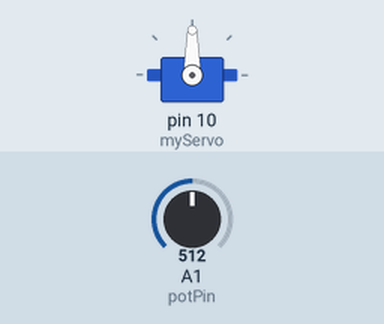
Simulated run of this sketch. Board: Arduino Uno, built with avr-gcc and run on an emulated ATmega328P. Parts: servo. The test bench sets the inputs (shaded band); at power-on: A1 (potPin) = 512.

Above: at 1.2 s.
1.3 s: A1 (potPin) set to 716
At 2.0 s:
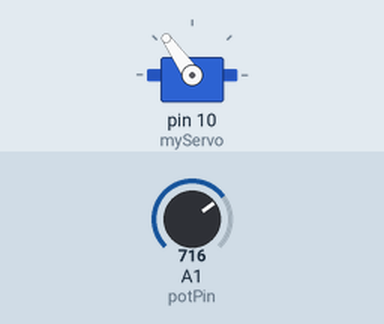
2.8 s: A1 (potPin) set to 900
At 4.0 s:
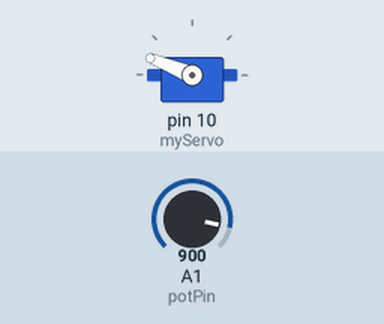
4.3 s: A1 (potPin) set to 1023
At 5.5 s:
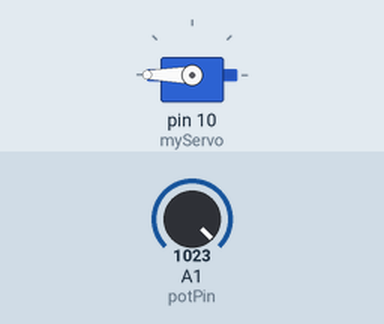
5.8 s: A1 (potPin) set to 306
At 6.4 s:
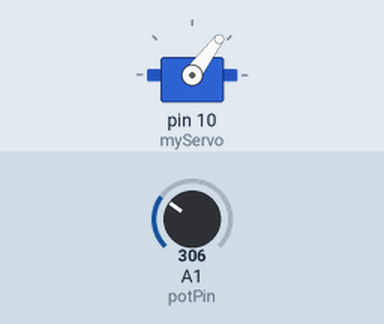
7.3 s: A1 (potPin) set to 122
At 7.8 s:
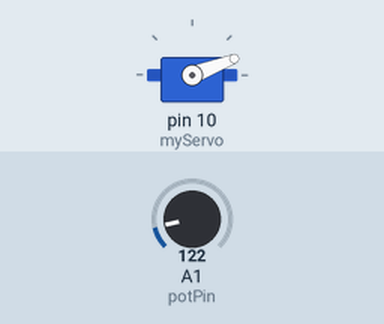
Timing chart, 0 to 9.8 s (numbered marks = the images above; inputs shaded):
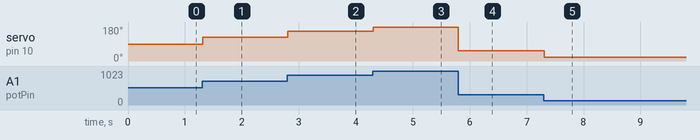

The sketch:

Servo_Test.ino
```cpp
#include <Servo.h>  // Include the Servo library to control the servo motor

// Create a servo object to control a servo
Servo myServo;

// Constant for the potentiometer pin
const int potPin = A1;  // Potentiometer connected to analog pin A1

// Variable to store the potentiometer value
int potValue = 0;

// Variable to store the servo position
int servoPos = 0;

void setup() {
  // Attach the servo on digital pin D10 to the servo object
  myServo.attach(10);

  // Initialize the potentiometer pin as an input
  pinMode(potPin, INPUT);
}

void loop() {
  // Read the value from the potentiometer
  potValue = analogRead(potPin);
  // Map the potentiometer value from (0-1023) to (0-180) degrees for the servo
  servoPos = map(potValue, 0, 1023, 0, 180);

  // Set the servo position based on the mapped value
  myServo.write(servoPos);

  // A short delay to allow the servo to physically move to the position
  delay(15);
}
```

Measured:
- after the input at 1.3 s, servo on pin 10 (myServo): 90° → 125° at once
- after the input at 2.8 s, servo on pin 10 (myServo): 125° → 158° at once
- after the input at 4.3 s, servo on pin 10 (myServo): 158° → 180° at once
- after the input at 5.8 s, servo on pin 10 (myServo): 180° → 53° at once
- after the input at 7.3 s, servo on pin 10 (myServo): 53° → 21° at once
